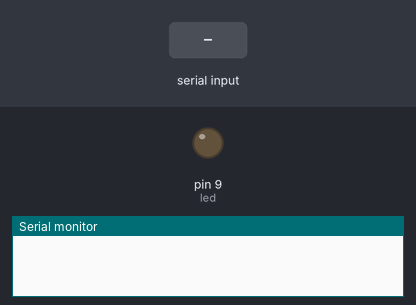
Bench run of a sketch on a simulated Arduino Uno, built with avr-gcc and run on an emulated ATmega328P. Parts: output pins drawn as LEDs (lit = HIGH), the last lines printed to the serial monitor. Inputs (shaded band) come from the test bench.

Above: at 1.2 s.
1.3 s: "0" received over the second serial link
At 1.9 s:
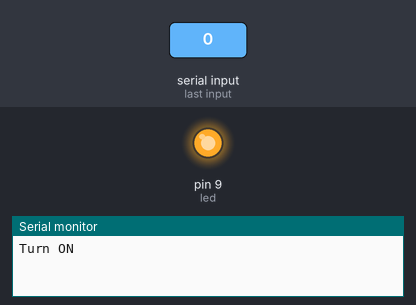
2.8 s: "1" received over the second serial link
At 4.2 s:
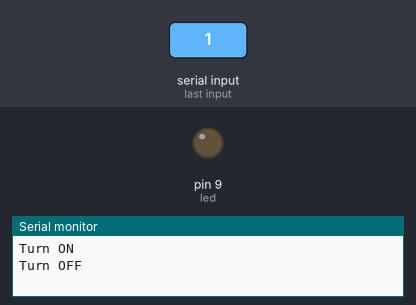
Timing chart, 0 to 5.8 s (numbered marks = the images above; inputs shaded):
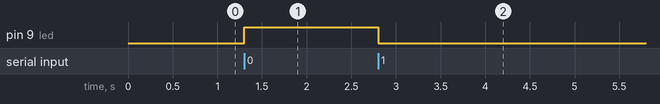

The sketch:

MPU6050_DMP6.ino
```cpp
// 1. 라이브러리 선언 구문--------------------------------------------------------------------
#include<SoftwareSerial.h> // 블루투스를 활용하기 위한 라이브러리 선언

// 2. 변수 선언 구문-----------------------------------------------------------------------------
#define led         9 // led를 D9로 설정
#define BTtx       7 // 블루투스 모듈의 tx를 D7으로 설정
#define BTrx       8 // 블루투스 모듈의 rx를 D8로 설정

SoftwareSerial BT(BTtx, BTrx); // tx, rx

char data = 0; /* 앱을 통해 0 또는 1이라는 문자열을 받을건데
0이 꺼지는 default 값이므로 0으로 설정 */

// 3. 초기 선언 구문--------------------------------------------------------------------------
void setup() {
  BT.begin(9600); // BT를 보드레이트 9600으로 설정
  Serial.begin(9600); // 시리얼 모니터의 보드레이트를 9600으로 설정
  pinMode(led, OUTPUT); // led 핀을 출력 모드로 설정
}

// 4. 반복 구문----------------------------------------------------------------------------------
void loop() {
  // 5. 블루투스 모듈 수신 확인용----------------------------------------------------------
  if(BT.available() > 0) { // 블루투스가 연결되면
    data = BT.read(); // 데이터를 수신 받아서 읽음
  }
  // 6. 실제 문자열에 따라 작동하는 구문-------------------------------------------------
  if(data == '1') { // data라는 문자열이 1이라면
    digitalWrite(led, LOW); // led가 꺼짐
    Serial.println("Turn OFF"); // 시리얼 모니터에 Turn OFF라는 문구 출력
  }
  else if(data == '0') { // data라는 문자열이 0이라면
    digitalWrite(led, HIGH); // led가 켜짐
    Serial.println("Turn ON"); // 시리얼 모니터에 Turn ON이라는 문구 출력
  }
  // 7. 문자열 초기화----------------------------------------------------------------------------
  data = 0; // data라는 문자열을 초기화
}
```

Measured:
- after the input at 1.3 s, pin 9 (led): LOW → HIGH at once
- after the input at 2.8 s, pin 9 (led): HIGH → LOW at once
